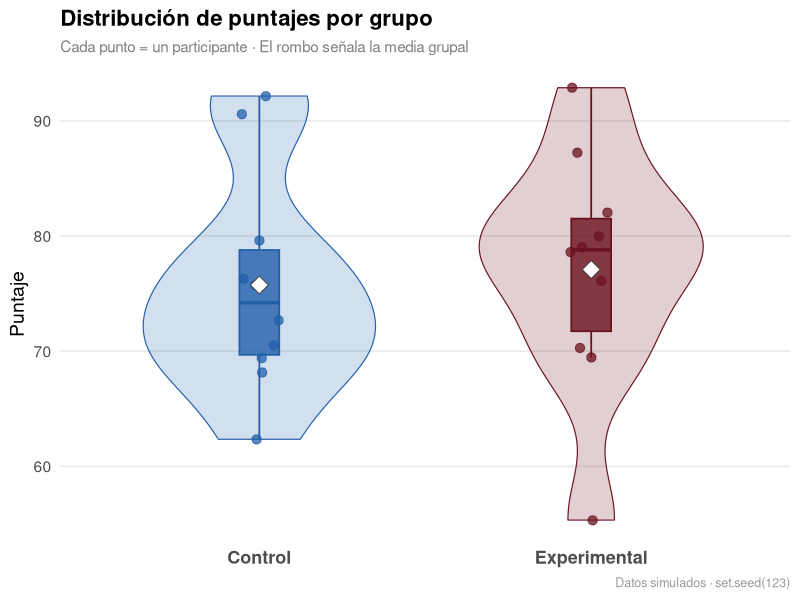

Reproduce this figure in R.
# =========================================================
# Ejemplo de script organizado y comentado en R
# =========================================================

# ---------------------------------------------------------
# 1. Cargar paquetes necesarios
# ---------------------------------------------------------

# Cargar tidyverse para manipulación y visualización de datos
library(tidyverse)

# ---------------------------------------------------------
# 2. Crear un conjunto de datos de ejemplo
# ---------------------------------------------------------

# Fijar semilla para que los resultados sean reproducibles
set.seed(123)

# Crear datos simulados
datos <- tibble(
  participante = 1:20,
  puntaje      = rnorm(20, mean = 75, sd = 10),
  grupo        = rep(c("Control", "Experimental"), each = 10)
)

# ---------------------------------------------------------
# 3. Resumen descriptivo
# ---------------------------------------------------------

# Calcular promedio y desviación estándar de puntajes por grupo
resumen <- datos |>
  group_by(grupo) |>
  summarise(
    promedio   = mean(puntaje),
    desviacion = sd(puntaje)
  )

# Mostrar resultados en consola
print(resumen)

# ---------------------------------------------------------
# 4. Visualización
# ---------------------------------------------------------

# Paleta de colores personalizada
colores <- c("Control" = "#225faa", "Experimental" = "#6b1220")

# Figura: violín + caja + puntos individuales + media
ggplot(datos, aes(x = grupo, y = puntaje, fill = grupo, colour = grupo)) +

  # Violín: muestra la forma completa de la distribución
  geom_violin(alpha = 0.2, width = 0.7, linewidth = 0.4) +

  # Caja estrecha dentro del violín: mediana y cuartiles
  geom_boxplot(width = 0.12, alpha = 0.8, outlier.shape = NA, linewidth = 0.6) +

  # Puntos individuales (cada participante)
  geom_jitter(width = 0.07, size = 2.8, alpha = 0.75) +

  # Rombo blanco: media del grupo
  stat_summary(
    fun = mean,
    geom = "point",
    shape = 23,
    size = 4.5,
    fill = "white",
    colour = "grey25",
    linewidth = 0.5
  ) +

  # Colores
  scale_fill_manual(values = colores) +
  scale_colour_manual(values = colores) +

  # Etiquetas
  labs(
    title    = "Distribución de puntajes por grupo",
    subtitle = "Cada punto = un participante · El rombo señala la media grupal",
    x        = NULL,
    y        = "Puntaje",
    caption  = "Datos simulados · set.seed(123)"
  ) +

  # Tema
  theme_minimal(base_size = 14) +
  theme(
    legend.position    = "none",
    panel.grid.major.x = element_blank(),
    panel.grid.minor   = element_blank(),
    plot.title         = element_text(face = "bold", size = 16),
    plot.subtitle      = element_text(colour = "grey50", size = 11),
    plot.caption       = element_text(colour = "grey60", size = 9),
    axis.text.x        = element_text(size = 13, face = "bold")
  )
